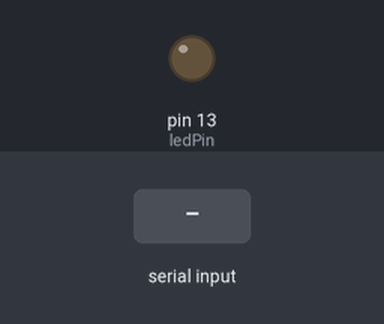
Simulated run of this sketch. Board: Arduino Uno, built with avr-gcc and run on an emulated ATmega328P. Parts: output pins drawn as LEDs (lit = HIGH). The test bench sets the inputs (shaded band).

Above: at 1.2 s.
1.3 s: "on" received over Serial
At 2.8 s:
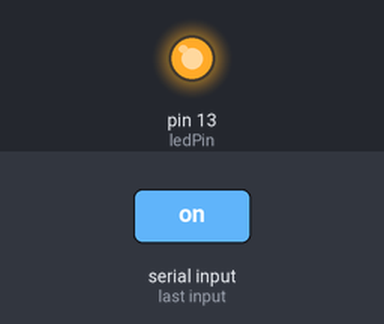
3.8 s: "off" received over Serial
At 5.9 s:
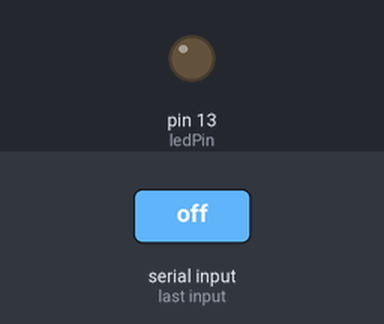
Timing chart, 0 to 7.4 s (numbered marks = the images above; inputs shaded):
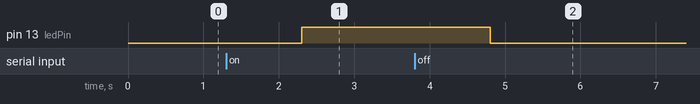

Measured:
- after the input at 1.3 s, pin 13 (ledPin): LOW → HIGH after 1.0 s
- after the input at 3.8 s, pin 13 (ledPin): HIGH → LOW after 1.0 s

The sketch:

arduinoBlinkFromWorld.ino
```cpp
String recebido ="";
int ledPin = 13;  // you can use more ports, but you will need change C# and PHP code


void setup() {


  Serial.begin(9600);
pinMode(ledPin, OUTPUT);


}

void loop(){

while (Serial.available() > 0 ){


recebido =  Serial.readString();

 if (recebido == "on") {
     digitalWrite(ledPin, HIGH);
  }
if (recebido == "off") {
     digitalWrite(ledPin, LOW);;
  }

}
}
```
